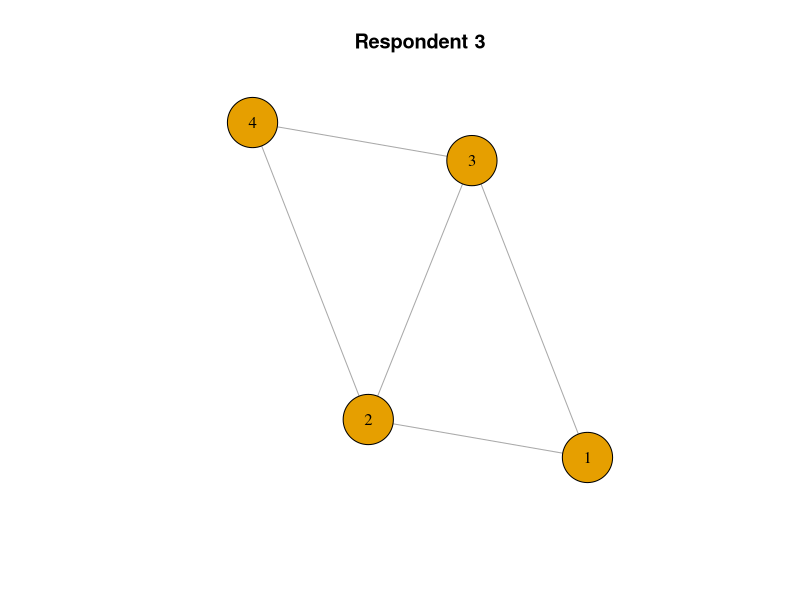
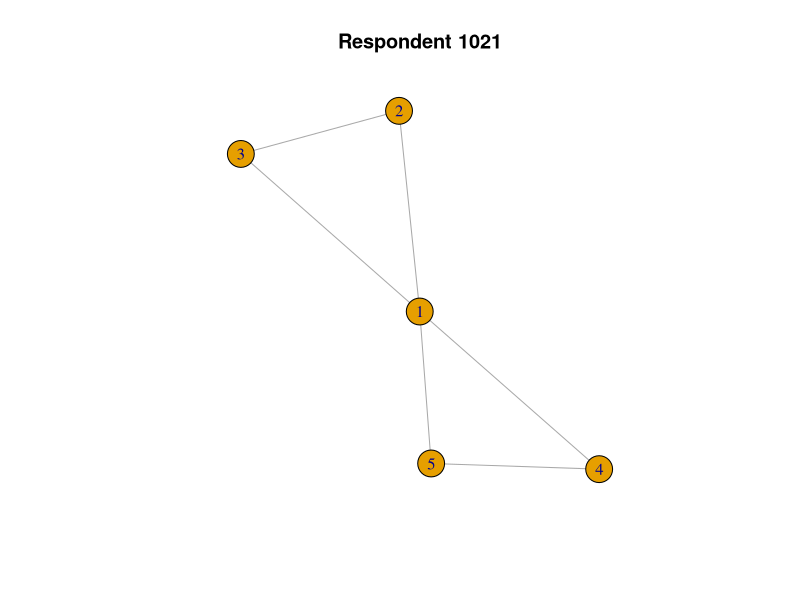
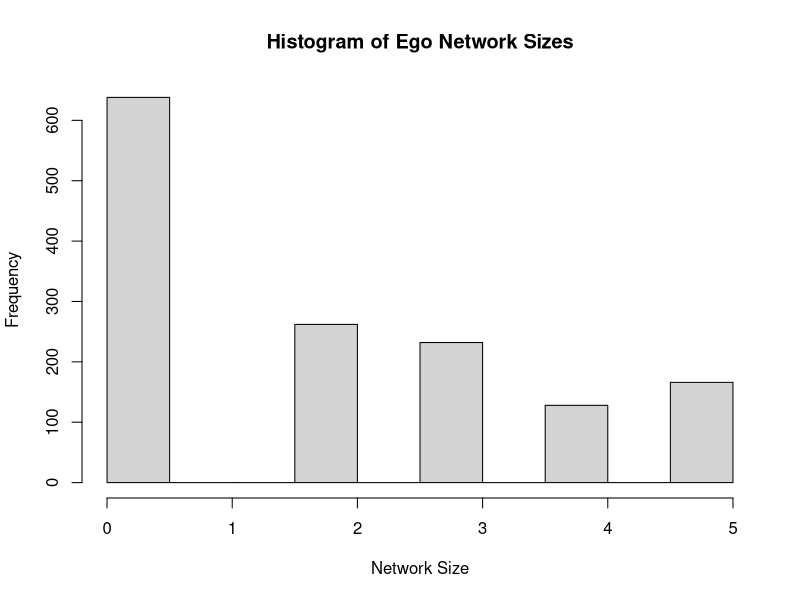
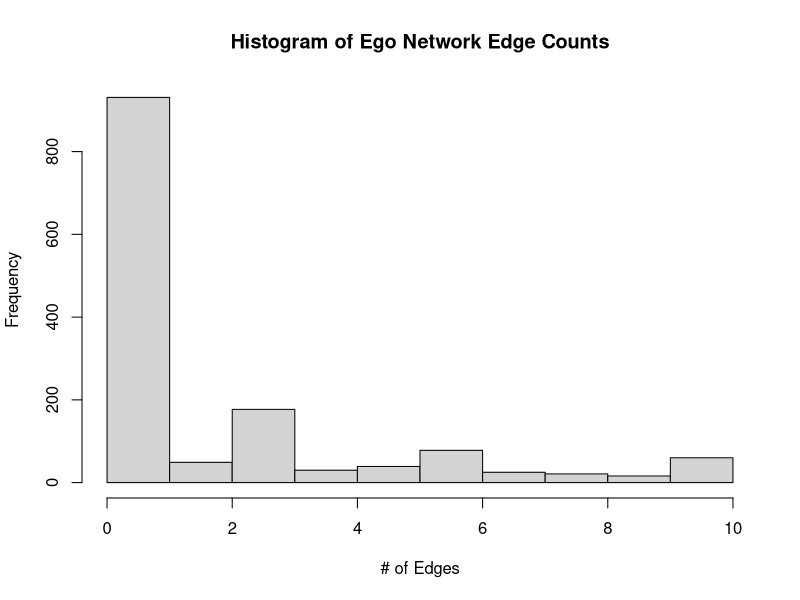
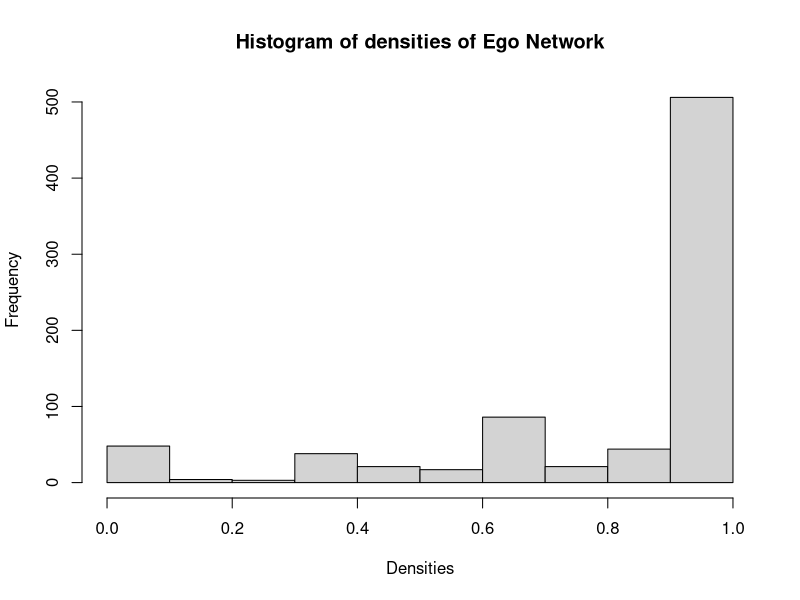

Source code (R) for these figures, in order:
#!/usr/bin/env Rscript

######################################################################
# @author      : Linus Fernandes (linusfernandes at gmail dot com)
# @file        : egonetworks
# @created     : Wednesday Oct 25, 2023 14:15:42 IST
#
# @description :
######################################################################
library(igraph)
gss <- read.csv("gss_local_nets.csv", stringsAsFactors = TRUE)
print(head(gss))

ties <- gss[,grepl("close", colnames(gss))]
print(head(ties))

debug_ego_nets <- function() {
  mat = matrix(nrow = 5, ncol = 5)
  print(mat)
  print(ties[3,])
  mat[lower.tri(mat)] <- as.numeric(ties[3,])
  print(mat)
  print(t(mat))
  print(upper.tri(mat))
  print(t(mat)[upper.tri(mat)])
  mat[upper.tri(mat)] = t(mat)[upper.tri(mat)]
  print(mat)
  na_vals <- is.na(mat)
  print(na_vals)
  print(rowSums(na_vals))
  print(nrow(mat))
  non_missing_rows <- rowSums(na_vals) < nrow(mat)
  print(non_missing_rows)
  mat <- mat[non_missing_rows,non_missing_rows]
  print(mat)
  diag(mat) <- 0
  print(mat)
  ego_net <- graph.adjacency(mat, mode = "undirected", weighted = T)
  plot(ego_net, vertex.size = 30, vertex.label.color = "black", vertex.label.cex = 1, main="Respondent 3")
}

make_ego_nets <- function(tie){
  # make the matrix
  mat = matrix(nrow = 5, ncol = 5)
  # assign the tie values to the lower triangle
  mat[lower.tri(mat)] <- as.numeric(tie)
  # symmetrize
  mat[upper.tri(mat)] = t(mat)[upper.tri(mat)]
  # identify missing values
  na_vals <- is.na(mat)
  # identify rows where all values are missing
  non_missing_rows <- rowSums(na_vals) < nrow(mat)

  # if any rows
  if(sum(!non_missing_rows) > 0){
    mat <- mat[non_missing_rows,non_missing_rows]
  }
  diag(mat) <- 0
  ego_net <- graph.adjacency(mat, mode = "undirected", weighted = T)
  return(ego_net)
}

debug_ego_nets()

ego_nets <- lapply(1:nrow(ties),
                    FUN=function(x) make_ego_nets(ties[x,]))

head(ego_nets)

random_ego_net <- ego_nets[[1021]]
print(random_ego_net)
plot(random_ego_net, main="Respondent 1021")

network_sizes <- lapply(ego_nets, vcount)
network_edge_counts <- lapply(ego_nets, ecount)

print(head(network_sizes))
network_sizes <- unlist(network_sizes)
print(mean(network_sizes, na.rm = T))
hist(network_sizes, main = "Histogram of Ego Network Sizes", xlab = "Network Size")
network_edge_counts <- unlist(network_edge_counts)
print(mean(network_edge_counts, na.rm = T))
hist(network_edge_counts, main = "Histogram of Ego Network Edge Counts", xlab = "# of Edges")
verts_cnt = vcount(random_ego_net)
print(ecount(random_ego_net)/(verts_cnt * (verts_cnt - 1)/2))

densities <- lapply(ego_nets, graph.density)
densities <- unlist(densities)
print(mean(densities, na.rm = T))
hist(densities, main = "Histogram of densities of Ego Network", xlab = "Densities")
